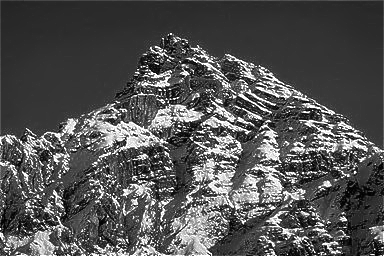
%> input picture bianyuan2.png, 384 x 256 px
$ octave --eval "equalize_hist('bianyuan2.png');"   (GNU Octave 9; MATLAB toolbox functions it lacks are replaced by stand-ins)
%> lines starting %> are read from the running program, lines starting %| are printed output that depends on the picture
function equalize_hist(input)
%> called with input = 'bianyuan2.png'
img = imread(input);
%> img is the input picture: size 256x384 uint8; min 0, max 255, mean 83.7
imshow(img);
pause(3);
[height,width] = size(img);
%> height = 256; width = 384

numberOfPixelsOfEachLevel = zeros(1,256);

%?????????
for i = 1:height
    for j = 1:width
        numberOfPixelsOfEachLevel(img(i,j) + 1) = numberOfPixelsOfEachLevel(img(i,j) + 1) + 1;
    end
end
%> after the loop, numberOfPixelsOfEachLevel = 256 values, max 5501 at index 255, min 0 at index 256, mean 384


%??????????
numberOfPixel = height * width * 1.0;
%> numberOfPixel = 98304
densityOfLevel = zeros(1, 256);
for i = 1:256
    densityOfLevel(i) = numberOfPixelsOfEachLevel(i) / numberOfPixel;
end
%> after the loop, densityOfLevel = 256 values, max 0.056 at index 255, min 0 at index 256, mean 0.00391

bar(densityOfLevel,0.5);
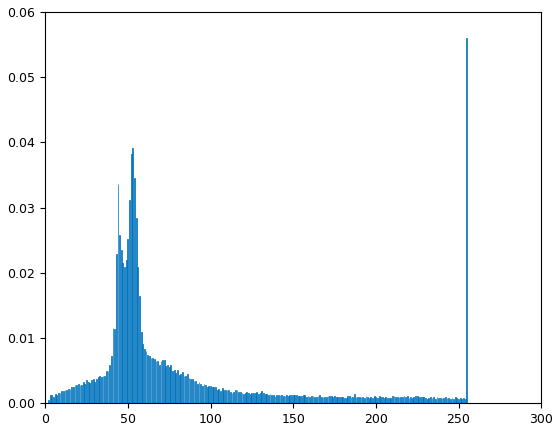
%> figure redrawn from the program's plot data; tallest bar 0.056 high, from x = 254.8 to 255.2

%??Cdf
cdf = zeros(1, 256);
cdf(1) = densityOfLevel(1);
for i = 2:256
    cdf(i) = cdf(i - 1) + densityOfLevel(i);
end
%> after the loop, cdf = 256 values from 3.05e-05 to 1

%????level
newLevel = zeros(1, 256);
for i = 1:256
    newLevel(i) = round((cdf(i) * 255));
end
%> after the loop, newLevel = 256 values from 0 to 255
newLevel = uint8(newLevel);
%??????
for i = 1:height
    for j = 1:width
        img(i,j) = newLevel(img(i,j) + 1);
    end
end
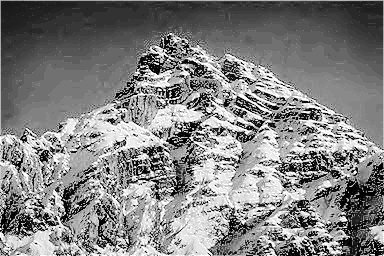
%> img: size 256x384 uint8; min 0, max 255, mean 129.7

imshow(img);
imwrite(uint8(img),'qualized.png');
